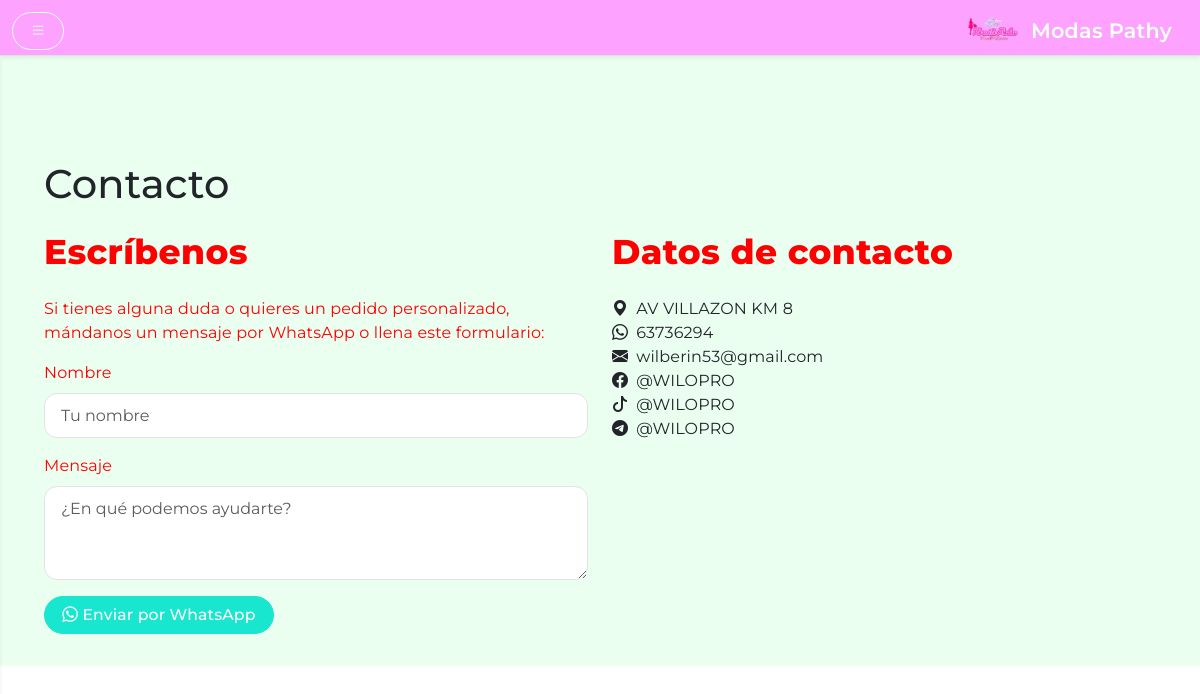
Page /contacto on the committed database.
### app.py (models this page shows)
class ContactInfo(db.Model):
    id = db.Column(db.Integer, primary_key=True)
    whatsapp = db.Column(db.String(128))
    tiktok = db.Column(db.String(128))
    facebook = db.Column(db.String(128))
    gmail = db.Column(db.String(128))
    youtube = db.Column(db.String(128))
    telegram = db.Column(db.String(128))
    address = db.Column(db.String(256))

### app.py (the view)
@app.route('/contacto')
def contacto():
    return render_template('public/contacto.html')

### app.py (called while the page is built, shortened)
@app.context_processor
def inject_notifications():
    notifications = Notification.query.order_by(Notification.timestamp.desc()).limit(6).all()
    notifs = [
        {
            'message': n.message,
            'timestamp': n.timestamp.strftime('%d/%m %H:%M'),
            'admin_name': n.admin_name
        }
        for n in notifications
    ]
    return dict(notifications=notifs)

@app.context_processor
def inject_theme():
    active = Theme.query.filter_by(is_default=True).first()
    all_themes = Theme.query.order_by(Theme.name).all()
    return {
        'active_theme': active,
        'all_themes': all_themes
    }

@app.before_request
def seed_themes_once():
    global _seeded
    db.create_all()

@app.context_processor
def inject_public_data():
    categorias = Category.query.order_by(Category.name).all()
    return {
        'public_categories': categorias,
        'now': lambda fmt=None: datetime.utcnow().strftime(fmt or '%Y'),
        'contact_info': ContactInfo.query.first()
    }

### templates/public/contacto.html (shortened to what this page needs)
{% extends 'public/base.html' %}
{% block page_title %}Contacto{% endblock %}
{% block content %}
  <div class="row">
    <div class="col-md-6">
      <h5>Escríbenos</h5>
      <p>Si tienes alguna duda o quieres un pedido personalizado, mándanos un mensaje por WhatsApp o llena este formulario:</p>
      <form action="https://wa.me/{{ contact_info.whatsapp|replace(' ', '') }}" method="get" target="_blank">
        <div class="mb-3">
          <label for="name" class="form-label">Nombre</label>
          <input type="text" class="form-control" id="name" placeholder="Tu nombre">
        </div>
        <div class="mb-3">
          <label for="msg" class="form-label">Mensaje</label>
          <textarea class="form-control" id="msg" rows="3" placeholder="¿En qué podemos ayudarte?"></textarea>
        </div>
        <button type="submit" class="btn btn-success">
          <i class="bi bi-whatsapp"></i> Enviar por WhatsApp
        </button>
      </form>
    </div>
    <div class="col-md-6">
      <h5>Datos de contacto</h5>
      <ul class="list-unstyled">
        {% if contact_info.address %}
        <li><i class="bi bi-geo-alt-fill me-2"></i>{{ contact_info.address }}</li>
        {% endif %}
        {% if contact_info.whatsapp %}
        <li><i class="bi bi-whatsapp me-2"></i>{{ contact_info.whatsapp }}</li>
        {% endif %}
        {% if contact_info.gmail %}
        <li><i class="bi bi-envelope-fill me-2"></i>{{ contact_info.gmail }}</li>
        {% endif %}
        {% if contact_info.facebook %}
        <li><i class="bi bi-facebook me-2"></i>{{ contact_info.facebook }}</li>
        {% endif %}
        {% if contact_info.tiktok %}
        <li><i class="bi bi-tiktok me-2"></i>{{ contact_info.tiktok }}</li>
        {% endif %}
        {% if contact_info.telegram %}
        <li><i class="bi bi-telegram me-2"></i>{{ contact_info.telegram }}</li>
        {% endif %}
      </ul>
    </div>
  </div>
{% endblock %}

### static/css/styles.css (style rules this page uses)
:root { --blanco: #FFFFFF; --gris-claro: #f8f9fa; --gris-oscuro: #e3e3e3; --shadow-card: 0 4px 24px rgba(0, 0, 0, 0.05); --shadow-hover: 0 8px 36px rgba(0, 0, 0, 0.10); }
body, .form-label, .btn, .card-title, .navbar-brand, .nav-link { font-family: 'Montserrat', sans-serif; letter-spacing: 0.01em; }
body { margin-top: 56px; background: transparent; }
h2, h3, h4, h5, h6 { font-size: 2.15rem; color: var(--text-color); margin-bottom: 1.5rem; letter-spacing: 0.01em; font-weight: 800; }
p, span, label { color: var(--text-color); }
.btn { font-size: 0.98em; border-radius: 2em !important; font-weight: 500; padding: 0.42em 1.1em; letter-spacing: 0.01em; box-shadow: none; transition: background 0.15s, color 0.15s, box-shadow 0.15s; }
.btn-success { background-color: var(--success); border-color: var(--success); color: #fff; }
.form-control { border-radius: 0.8em; border: 1.2px solid var(--gris-oscuro); background: #fff; font-size: 1em; padding: 0.6em 1em; color: var(--text-color); transition: border-color 0.16s; }

### rows in the picture
ContactInfo: address "AV VILLAZON KM 8", whatsapp "63736294", gmail "wilberin53@gmail.com", facebook "@WILOPRO", tiktok "@WILOPRO", telegram "@WILOPRO"
